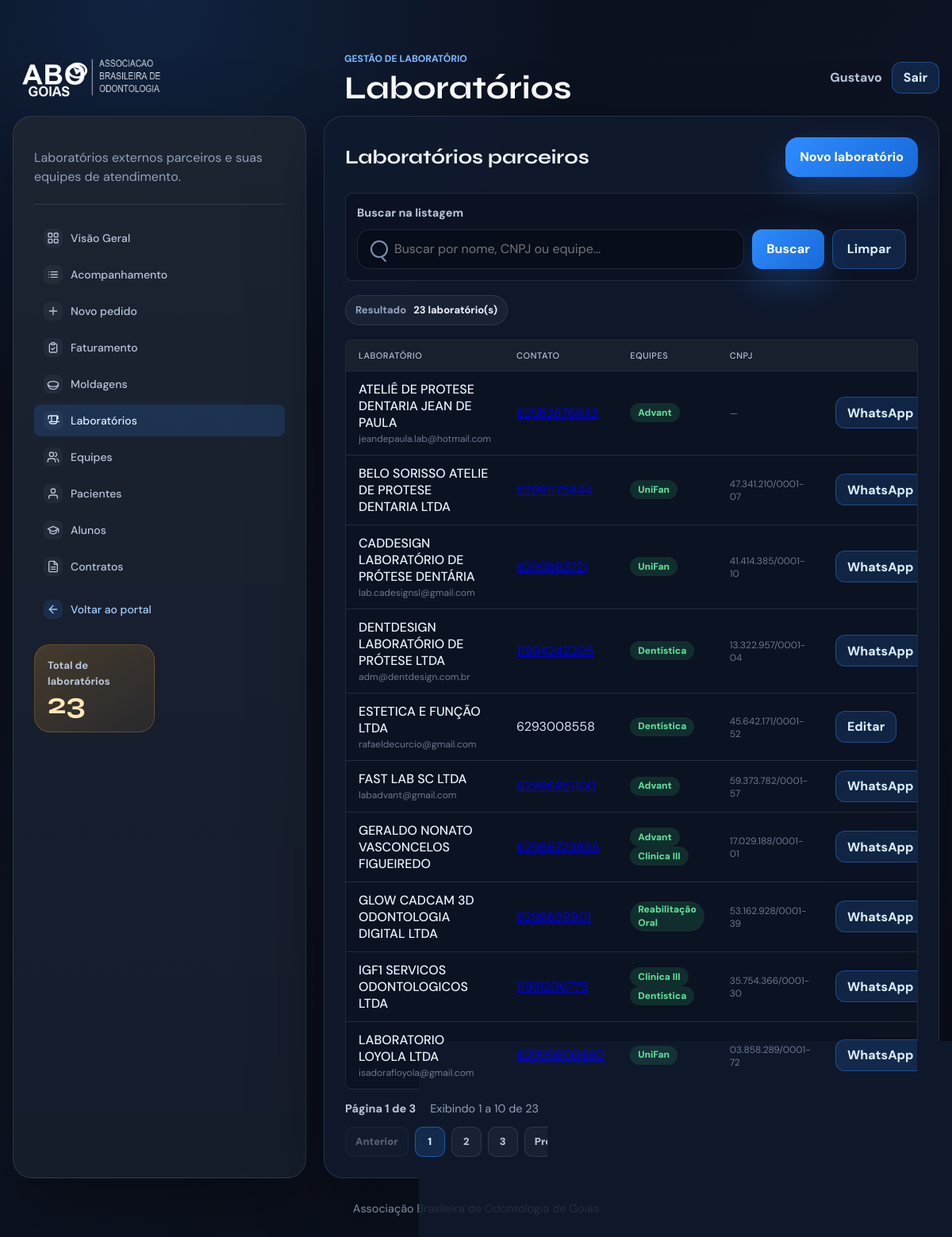
The app's page /laboratorio/laboratorios/ (signed in) with its own data.
### gestao_lab/models.py (models this page shows, shortened)
class Laboratorio(ModeloBase):
    nome = models.CharField(max_length=150)
    telefone = models.CharField(max_length=20, blank=True)
    whatsapp = models.CharField(max_length=20, blank=True)
    email = models.EmailField(blank=True)
    cnpj = models.CharField(max_length=18, blank=True)
    equipes = models.ManyToManyField(
        Equipe,
        related_name="laboratorios",
        blank=True,
    )
    class Meta:
        ordering = ["nome"]
        verbose_name = "laboratorio"
        verbose_name_plural = "laboratorios"

class Equipe(ModeloBase):
    nome = models.CharField(max_length=120)
    coordenador = models.CharField(max_length=150)
    whatsapp = models.CharField(max_length=20, blank=True)
    class Meta:
        ordering = ["nome"]
        verbose_name = "equipe"
        verbose_name_plural = "equipes"

### gestao_lab/views.py (the view)
# urls.py: path("laboratorios/", views.laboratorios, name="lab_laboratorios"),
@login_required
def laboratorios(request: HttpRequest) -> HttpResponse:
    busca = request.GET.get("q", "").strip()
    qs = (
        Laboratorio.objects.filter(ativo=True)
        .prefetch_related("equipes")
        .order_by("nome")
    )
    if busca:
        qs = qs.filter(
            Q(nome__icontains=busca)
            | Q(cnpj__icontains=busca)
            | Q(equipes__nome__icontains=busca)
        ).distinct()
    page_obj, query_string = _paginar(request, qs)
    return render(
        request,
        "gestao_lab/laboratorios.html",
        {
            "laboratorios": page_obj,
            "page_obj": page_obj,
            "query_string": query_string,
            "busca": busca,
            "total": Laboratorio.objects.filter(ativo=True).count(),
        },
    )

### gestao_cme/context_processors.py (called while the page is built)
def usuario_logado(request: HttpRequest) -> dict:
    return {"usuario_logado": request.user if request.user.is_authenticated else None}

### gestao_lab/templatetags/lab_tags.py (called while the page is built)
@register.filter
def whatsapp_url(numero: str) -> str:
    numero_limpo = re.sub(r"\D", "", str(numero or ""))
    if not numero_limpo:
        return "#"
    if not numero_limpo.startswith("55"):
        numero_limpo = "55" + numero_limpo
    return f"https://wa.me/{numero_limpo}"

### gestao_lab/views.py (called while the page is built)
def _paginar(request: HttpRequest, queryset: QuerySet) -> tuple[Page, str]:
    params = request.GET.copy()
    params.pop("page", None)
    paginator = Paginator(queryset, REGISTROS_POR_PAGINA)
    return paginator.get_page(request.GET.get("page")), params.urlencode()

### gestao_lab/templates/gestao_lab/laboratorios.html (shortened to what this page needs)
{% extends "gestao_lab/base.html" %}
{% load lab_tags %}
{% block header_eyebrow %}Gestão de laboratório{% endblock %}
{% block header_title %}Laboratórios{% endblock %}
{% block content %}
<main class="page-shell">
    <div class="layout-grid">
        <aside class="panel config-panel">
            <p class="panel-copy">Laboratórios externos parceiros e suas equipes de atendimento.</p>
            {% include "gestao_lab/partials/menu_lab.html" with active_page="laboratorios" %}
            <div class="metric-grid">
                <div class="metric-card">
                    <span class="metric-label">Total de laboratórios</span>
                    <strong>{{ total }}</strong>
                </div>
            </div>
        </aside>
        <section class="panel results-panel">
            <div class="results-topbar">
                <div>
                    <h2>Laboratórios parceiros</h2>
                </div>
                <div class="topbar-actions">
                    <a class="button primary" href="{% url 'lab_criar_laboratorio' %}">Novo laboratório</a>
                </div>
            </div>
            <form class="results-search" method="get">
                <label class="search-label" for="results-q-labs">Buscar na listagem</label>
                <div class="results-search-row">
                    <div class="search-control">
                        <input id="results-q-labs" type="search" name="q" value="{{ busca }}" placeholder="Buscar por nome, CNPJ ou equipe...">
                    </div>
                    <button class="button primary" type="submit">Buscar</button>
                    <a class="button secondary" href="{% url 'lab_laboratorios' %}">Limpar</a>
                </div>
            </form>
            <div class="selection-summary">
                <div class="info-chip">
                    <span>Resultado</span>
                    <strong>{{ page_obj.paginator.count }} laboratório(s)</strong>
                </div>
            </div>
            <div class="table-wrap data-table-wrap">
                <table class="data-table">
                    <thead>
                        <tr>
                            <th>Laboratório</th>
                            <th>Contato</th>
                            <th>Equipes</th>
                            <th>CNPJ</th>
                            <th></th>
                        </tr>
                    </thead>
                    <tbody>
                        {% for lab in laboratorios %}
                            <tr>
                                <td>
                                    <strong>{{ lab.nome }}</strong>
                                    {% if lab.email and lab.email != "@" %}
                                        <span class="cell-muted">{{ lab.email }}</span>
                                    {% endif %}
                                </td>
                                <td>
                                    {% if lab.whatsapp %}
                                        <a href="{{ lab.whatsapp|whatsapp_url }}" target="_blank" rel="noopener">
                                        </a>
                                    {% elif lab.telefone %}
                                        {{ lab.telefone }}
                                    {% else %}
                                        —
                                    {% endif %}
                                </td>
                                <td>
                                    {% for equipe in lab.equipes.all %}
                                        <span class="badge badge-devolvido">{{ equipe.nome }}</span>
                                    {% empty %}
                                        —
                                    {% endfor %}
                                </td>
                                <td>
                                    <span class="cell-muted">{{ lab.cnpj|default:"—" }}</span>
                                </td>
                                <td class="actions-cell">
                                    {% if lab.whatsapp %}
                                        <a class="button compact-button secondary"
                                           href="{{ lab.whatsapp|whatsapp_url }}"
                                           target="_blank" rel="noopener"
                                           title="Abrir WhatsApp">WhatsApp</a>
                                    {% endif %}
                                    <a class="button compact-button secondary" href="{% url 'lab_editar_laboratorio' lab.pk %}">Editar</a>
                                </td>
                            </tr>
                        {% endfor %}
                    </tbody>
                </table>
            </div>
            {% include "gestao_cme/partials/paginacao.html" %}
        </section>
    </div>
</main>
{% endblock %}

### gestao_cme/templates/gestao_cme/base.html (shortened to what this page needs)
﻿{% load static %}
<!doctype html>
<html lang="pt-BR">
<head>
    <link rel="stylesheet" href="{% static 'gestao_cme/css/home.css' %}">
</head>
<body class="{% block body_class %}{% endblock %}">
    <header class="app-header {% block header_class %}{% endblock %}">
        <div class="header-inner">
            <div class="brand">
                <img class="brand-logo" src="{% static 'gestao_cme/img/logo.png' %}" alt="ABO Goiás">
                {% block header_brand_text %}
                    <div>
                        <p class="eyebrow">{% block header_eyebrow %}ABO Goiás{% endblock %}</p>
                        <h1>{% block header_title %}Sistemas internos{% endblock %}</h1>
                    </div>
                {% endblock %}
            </div>
            {% if usuario_logado %}
                <div class="user-menu">
                    <span>{{ usuario_logado.get_full_name|default:usuario_logado.username }}</span>
                    <form method="post" action="{% url 'logout' %}">
                        <button class="button secondary compact-button" type="submit">Sair</button>
                    </form>
                </div>
            {% endif %}
        </div>
    </header>
    {% block content %}{% endblock %}
    {% block footer %}
        <footer class="footer">
            Associação Brasileira de Odontologia de Goiás
        </footer>
    {% endblock %}
</body>
</html>

### records on screen
Laboratorio: nome "ATELIÊ DE PROTESE DENTARIA JEAN DE PAULA", email "jeandepaula.lab@hotmail.com", cnpj "—"
Equipe: nome "Advant"
Laboratorio: nome "BELO SORISSO ATELIE DE PROTESE DENTARIA LTDA", cnpj "47.341.210/0001-07"
Equipe: nome "UniFan"
Laboratorio: nome "CADDESIGN LABORATÓRIO DE PRÓTESE DENTÁRIA", email "lab.cadesignsl@gmail.com", cnpj "41.414.385/0001-10"
Laboratorio: nome "DENTDESIGN LABORATÓRIO DE PRÓTESE LTDA", email "adm@dentdesign.com.br", cnpj "13.322.957/0001-04"
Equipe: nome "Dentística"
Laboratorio: nome "ESTETICA E FUNÇÃO LTDA", email "rafaeldecurcio@gmail.com", telefone "6293008558", cnpj "45.642.171/0001-52"
Laboratorio: nome "FAST LAB SC LTDA", email "labadvant@gmail.com", cnpj "59.373.782/0001-57"
Laboratorio: nome "GERALDO NONATO VASCONCELOS FIGUEIREDO", cnpj "17.029.188/0001-01"
Equipe: nome "Clinica III"
Laboratorio: nome "GLOW CADCAM 3D ODONTOLOGIA DIGITAL LTDA", cnpj "53.162.928/0001-39"
Equipe: nome "Reabilitação Oral"
Laboratorio: nome "IGF1 SERVICOS ODONTOLOGICOS LTDA", cnpj "35.754.366/0001-30"
Laboratorio: nome "LABORATORIO LOYOLA LTDA", email "isadorafloyola@gmail.com", cnpj "03.858.289/0001-72"

### other values on screen
{{ usuario_logado.get_full_name|default:usuario_logado.username }} "Gustavo"
{{ total }} "23"
{{ page_obj.paginator.count }} "23"
{{ page_obj.number }} "1"
{{ page_obj.paginator.num_pages }} "3"
{{ page_obj.start_index }} "1"
{{ page_obj.end_index }} "10"
{{ numero }} "1"
{{ numero }} "2" "3"
